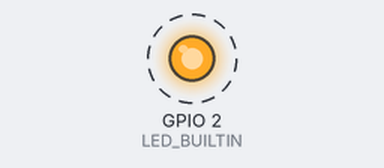
A program run on a simulated ESP32. Parts: output pins drawn as LEDs (lit = HIGH). Dashed ring = blinking. What the program prints to the serial monitor is not drawn.

Above: at 0.5 s.
Timing chart, 0 to 4.6 s (numbered marks = the images above):
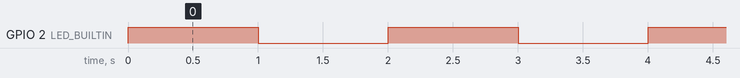

The program:

main.cpp
```cpp
/**
* Blink
*
* Turns on an LED on for one second,
* then off for one second, repeatedly.
*/
#include "Arduino.h"
// Set LED_BUILTIN if it is not defined by Arduino framework
// #define LED_BUILTIN 13
void setup()
{
// initialize LED digital pin as an output.
pinMode(LED_BUILTIN, OUTPUT);
 Serial.begin(115200);
Serial.println("Bonjour, le module fonctionne correctement !");
}
void loop()
{
// turn the LED on (HIGH is the voltage level)
digitalWrite(LED_BUILTIN, HIGH);
// wait for a second
delay(1000);
// turn the LED off by making the voltage LOW
digitalWrite(LED_BUILTIN, LOW);
// wait for a second
delay(1000);
}
```

Measured:
- by itself, GPIO 2 (LED_BUILTIN): alternates HIGH for 1.0 s and LOW for 1.0 s
